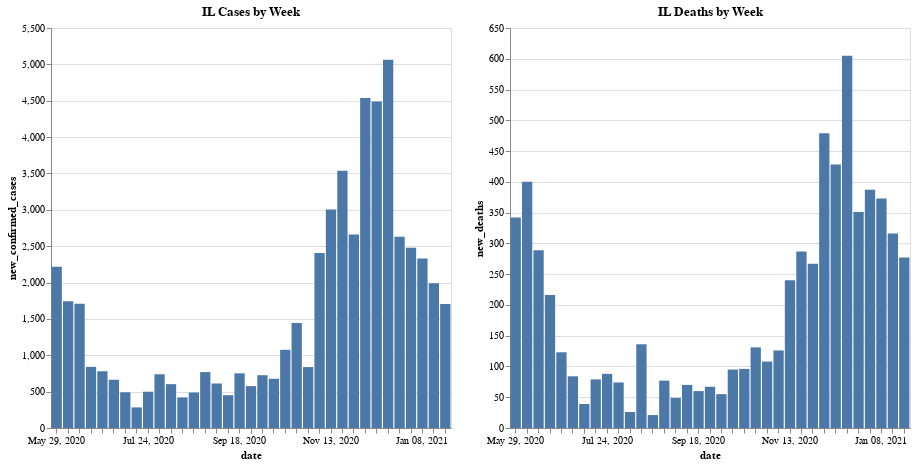

Source (notebook cell):
### Code cell
chart_title = 'IL Cases by Week'
chart1 = alt.Chart(df).mark_bar().encode(
                     x=alt.X('yearmonthdate(reported_date):O', title='date', axis=alt.Axis(labelSeparation=10)),
                     y='new_confirmed_cases',
                     ).properties( width=400, height=400, title=chart_title)
chart_title = 'IL Deaths by Week'
chart2 = alt.Chart(df).mark_bar().encode(
                     x=alt.X('yearmonthdate(reported_date):O', title='date', axis=alt.Axis(labelSeparation=10)),
                     y='new_deaths',
                     ).properties( width=400, height=400, title=chart_title)
chart1 | chart2

### Figure 1 — Vega-Lite specification as saved in the notebook (floating-point values rounded to 4 significant figures)
{"config": {"view": {"continuousWidth": 400, "continuousHeight": 300}}, "hconcat": [{"mark": "bar", "encoding": {"x": {"type": "ordinal", "axis": {"labelSeparation": 10}, "field": "reported_date", "timeUnit": "yearmonthdate", "title": "date"}, "y": {"type": "quantitative", "field": "new_confirmed_cases"}}, "height": 400, "title": "IL Cases by Week", "width": 400}, {"mark": "bar", "encoding": {"x": {"type": "ordinal", "axis": {"labelSeparation": 10}, "field": "reported_date", "timeUnit": "yearmonthdate", "title": "date"}, "y": {"type": "quantitative", "field": "new_deaths"}}, "height": 400, "title": "IL Deaths by Week", "width": 400}], "data": {"name": "data-f6c4ec3c3d862cb85ee381f435b3c059"}, "$schema": "https://vega.github.io/schema/vega-lite/v4.8.1.json", "datasets": {"data-f6c4ec3c3d862cb85ee381f435b3c059": [{"confirmed_cases": 14882, "deaths": 2402, "reported_date": "2020-05-23T00:00:00", "new_deaths": null, "new_confirmed_cases": null}, {"confirmed_cases": 17098, "deaths": 2744, "reported_date": "2020-05-29T00:00:00", "new_deaths": 342.0, "new_confirmed_cases": 2216.0}, {"confirmed_cases": 18840, "deaths": 3144, "reported_date": "2020-06-05T00:00:00", "new_deaths": 400.0, "new_confirmed_cases": 1742.0}, {"confirmed_cases": 20550, "deaths": 3433, "reported_date": "2020-06-12T00:00:00", "new_deaths": 289.0, "new_confirmed_cases": 1710.0}, {"confirmed_cases": 21390, "deaths": 3649, "reported_date": "2020-06-19T00:00:00", "new_deaths": 216.0, "new_confirmed_cases": 840.0}, {"confirmed_cases": 22170, "deaths": 3772, "reported_date": "2020-06-26T00:00:00", "new_deaths": 123.0, "new_confirmed_cases": 780.0}, {"confirmed_cases": 22833, "deaths": 3856, "reported_date": "2020-07-03T00:00:00", "new_deaths": 84.0, "new_confirmed_cases": 663.0}, {"confirmed_cases": 23324, "deaths": 3895, "reported_date": "2020-07-10T00:00:00", "new_deaths": 39.0, "new_confirmed_cases": 491.0}, {"confirmed_cases": 23607, "deaths": 3974, "reported_date": "2020-07-17T00:00:00", "new_deaths": 79.0, "new_confirmed_cases": 283.0}, {"confirmed_cases": 24106, "deaths": 4062, "reported_date": "2020-07-24T00:00:00", "new_deaths": 88.0, "new_confirmed_cases": 499.0}, {"confirmed_cases": 24845, "deaths": 4136, "reported_date": "2020-07-31T00:00:00", "new_deaths": 74.0, "new_confirmed_cases": 739.0}, {"confirmed_cases": 25448, "deaths": 4162, "reported_date": "2020-08-07T00:00:00", "new_deaths": 26.0, "new_confirmed_cases": 603.0}, {"confirmed_cases": 25869, "deaths": 4298, "reported_date": "2020-08-14T00:00:00", "new_deaths": 136.0, "new_confirmed_cases": 421.0}, {"confirmed_cases": 26357, "deaths": 4319, "reported_date": "2020-08-21T00:00:00", "new_deaths": 21.0, "new_confirmed_cases": 488.0}, {"confirmed_cases": 27126, "deaths": 4396, "reported_date": "2020-08-28T00:00:00", "new_deaths": 77.0, "new_confirmed_cases": 769.0}, {"confirmed_cases": 27738, "deaths": 4445, "reported_date": "2020-09-04T00:00:00", "new_deaths": 49.0, "new_confirmed_cases": 612.0}, {"confirmed_cases": 28189, "deaths": 4515, "reported_date": "2020-09-11T00:00:00", "new_deaths": 70.0, "new_confirmed_cases": 451.0}, {"confirmed_cases": 28941, "deaths": 4575, "reported_date": "2020-09-18T00:00:00", "new_deaths": 60.0, "new_confirmed_cases": 752.0}, {"confirmed_cases": 29517, "deaths": 4642, "reported_date": "2020-09-25T00:00:00", "new_deaths": 67.0, "new_confirmed_cases": 576.0}, {"confirmed_cases": 30243, "deaths": 4697, "reported_date": "2020-10-02T00:00:00", "new_deaths": 55.0, "new_confirmed_cases": 726.0}, {"confirmed_cases": 30920, "deaths": 4792, "reported_date": "2020-10-09T00:00:00", "new_deaths": 95.0, "new_confirmed_cases": 677.0}, {"confirmed_cases": 31995, "deaths": 4888, "reported_date": "2020-10-16T00:00:00", "new_deaths": 96.0, "new_confirmed_cases": 1075.0}, {"confirmed_cases": 33440, "deaths": 5019, "reported_date": "2020-10-23T00:00:00", "new_deaths": 131.0, "new_confirmed_cases": 1445.0}, {"confirmed_cases": 34278, "deaths": 5127, "reported_date": "2020-10-30T00:00:00", "new_deaths": 108.0, "new_confirmed_cases": 838.0}, {"confirmed_cases": 36683, "deaths": 5253, "reported_date": "2020-11-06T00:00:00", "new_deaths": 126.0, "new_confirmed_cases": 2405.0}, {"confirmed_cases": 39686, "deaths": 5493, "reported_date": "2020-11-13T00:00:00", "new_deaths": 240.0, "new_confirmed_cases": 3003.0}, {"confirmed_cases": 43222, "deaths": 5780, "reported_date": "2020-11-20T00:00:00", "new_deaths": 287.0, "new_confirmed_cases": 3536.0}, {"confirmed_cases": 45882, "deaths": 6047, "reported_date": "2020-11-27T00:00:00", "new_deaths": 267.0, "new_confirmed_cases": 2660.0}, {"confirmed_cases": 50418, "deaths": 6526, "reported_date": "2020-12-04T00:00:00", "new_deaths": 479.0, "new_confirmed_cases": 4536.0}, {"confirmed_cases": 54907, "deaths": 6954, "reported_date": "2020-12-11T00:00:00", "new_deaths": 428.0, "new_confirmed_cases": 4489.0}, {"confirmed_cases": 59970, "deaths": 7559, "reported_date": "2020-12-18T00:00:00", "new_deaths": 605.0, "new_confirmed_cases": 5063.0}, {"confirmed_cases": 62600, "deaths": 7910, "reported_date": "2020-12-25T00:00:00", "new_deaths": 351.0, "new_confirmed_cases": 2630.0}, {"confirmed_cases": 65078, "deaths": 8297, "reported_date": "2021-01-01T00:00:00", "new_deaths": 387.0, "new_confirmed_cases": 2478.0}, {"confirmed_cases": 67407, "deaths": 8670, "reported_date": "2021-01-08T00:00:00", "new_deaths": 373.0, "new_confirmed_cases": 2329.0}, {"confirmed_cases": 69398, "deaths": 8986, "reported_date": "2021-01-15T00:00:00", "new_deaths": 316.0, "new_confirmed_cases": 1991.0}, {"confirmed_cases": 71103, "deaths": 9263, "reported_date": "2021-01-22T00:00:00", "new_deaths": 277.0, "new_confirmed_cases": 1705.0}]}}
